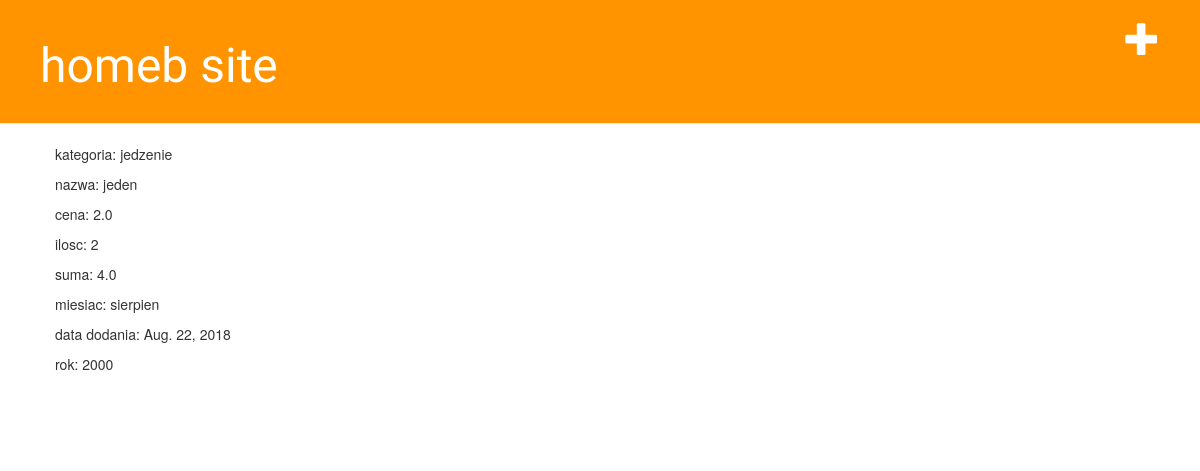
/zakup/42/, run on the app's committed database.
### homeb_app/models.py (models this page shows, shortened)
class Zakup(models.Model):
    category = models.ForeignKey(Kategoria, on_delete=models.CASCADE, default=1)
    month = models.ForeignKey(Miesiac, on_delete=models.CASCADE, default=datetime.datetime.now().month)
    year = models.IntegerField(default=2000)
    name = models.CharField(max_length=30)
    price = models.FloatField(default=0.1)
    quantity = models.IntegerField(default=1)
    total= models.FloatField(default=0.1)
    date = models.DateField(auto_now_add=True, blank=True)
    def amount(self):
        value = (self.price * self.quantity)
        return value

class Kategoria(models.Model):
    name = models.CharField(max_length=30)
    def __str__(self):
        return self.name

class Miesiac(models.Model):
    name = models.CharField(max_length=15)
    def __str__(self):
        return self.name

### homeb_app/views.py (the view)
# urls.py: path('zakup/<int:pk>/', views.zakup_detail, name='zakup_detail'),
def zakup_detail(request, pk):
    zakup = get_object_or_404(Zakup, pk=pk)
    return render(request, 'homeb_app/zakup_detail.html', {'zakup': zakup})

### homeb_app/templates/homeb_app/zakup_detail.html
{% extends 'homeb_app/base.html' %}
{% block content %}
    <div class="post">
        <p>kategoria: {{ zakup.category }}</p>
        <p>nazwa: {{ zakup.name }}</p>
        <p>cena: {{ zakup.price }}</p>
        <p>ilosc: {{ zakup.quantity }}</p>
        <p>suma: {{ zakup.amount }}</p>
        <p>miesiac: {{ zakup.month }}</p>
        <p>data dodania: {{ zakup.date }}</p>
        <p>rok: {{ zakup.year }}</p>
    </div>
{% endblock %}

### homeb_app/templates/homeb_app/base.html (shortened to what this page needs)
{% load static %}
<html>
    <head>
        <link rel="stylesheet" href="//maxcdn.bootstrapcdn.com/bootstrap/3.2.0/css/bootstrap.min.css">
        <link rel="stylesheet" href="//maxcdn.bootstrapcdn.com/bootstrap/3.2.0/css/bootstrap-theme.min.css">
        <link rel="stylesheet" href="{% static 'css/homeb.css' %}">
    </head>
    <body>
        <div class="page-header">
            <a href="{% url 'zakup_nowy' %}" class="top-menu"><span class="glyphicon glyphicon-plus"></span></a>
            <h1><a href="/">homeb site</a></h1>
        </div>
        <div class="content container">
            <div class="row">
                <div class="col-md-8">
                {% block content %}
                {% endblock %}
                </div>
            </div>
        </div>
    </body>
</html>

### homeb_app/static/css/homeb.css (style rules this page uses)
.page-header { background-color: #ff9400; margin-top: 0; padding: 20px 20px 20px 40px; }
.page-header h1, .page-header h1 a, .page-header h1 a:visited, .page-header h1 a:active { color: #ffffff; font-size: 36pt; text-decoration: none; }
.content { margin-left: 40px; }
h1, h2, h3, h4 { font-family: 'Lobster', cursive; }
.top-menu, .top-menu:hover, .top-menu:visited { color: #ffffff; float: right; font-size: 26pt; margin-right: 20px; }
.post { margin-bottom: 70px; }

### data on the page
Zakup: category "jedzenie", name "jeden", price "2.0", quantity "2", amount "4.0", month "sierpien", date "Aug. 22, 2018", year "2000"
